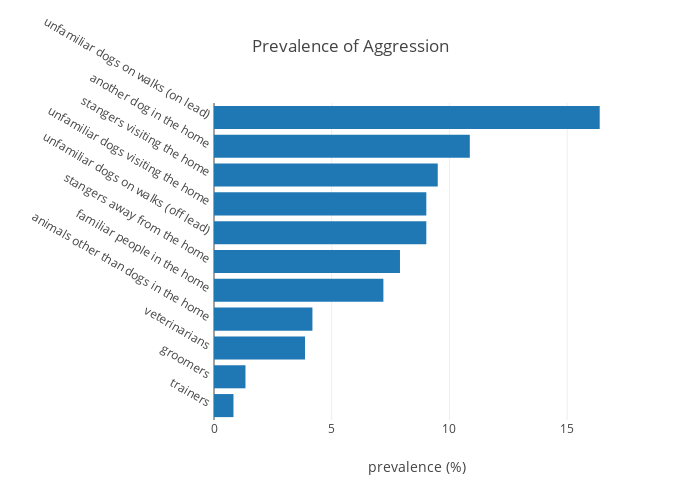

The notebook cell saved with this chart:
### Code cell
# Generate a bar graph.
prevalences = prevalences.sort_values(ascending=True)
trace = go.Bar(
    x=prevalences.values,
    y=prevalences.index.values,
    orientation='h')
data = [trace]
layout = go.Layout(title='Prevalence of Aggression',
                   xaxis=dict(title='prevalence (%)'),
                   yaxis=dict(title='',
                              automargin=True,
                              tickangle=30,
                              tickprefix=' ',
                              ticksuffix=' '),
                   width=700,
                   height=500
                  )
fig = dict(data=data, layout=layout)
py.iplot(fig)

### Figure 1 — Plotly figure (JSON) as saved in the notebook; plotly's stock layout.template omitted (floating-point values rounded to 4 significant figures)
{"data": [{"orientation": "h", "type": "bar", "x": [0.8264, 1.337, 3.865, 4.181, 7.195, 7.9, 9.018, 9.018, 9.504, 10.87, 16.38], "y": ["trainers", "groomers", "veterinarians", "animals other than dogs in the home", "familiar people in the home", "stangers away from the home", "unfamiliar dogs on walks (off lead)", "unfamiliar dogs visiting the home", "stangers visiting the home", "another dog in the home", "unfamiliar dogs on walks (on lead)"]}], "layout": {"height": 500, "title": "Prevalence of Aggression", "width": 700, "xaxis": {"title": "prevalence (%)"}, "yaxis": {"automargin": true, "tickangle": 30, "tickprefix": " ", "ticksuffix": " ", "title": ""}}}
